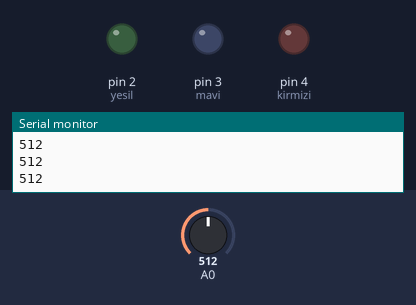
Bench run of a sketch on a simulated Arduino Uno, built with avr-gcc and run on an emulated ATmega328P. Shown: output pins drawn as LEDs (lit = HIGH), the last lines printed to the serial monitor. The test bench sets the inputs (shaded band); at power-on: A0 = 512.

Above: at 1.3 s.
1.4 s: A0 set to 12
2.9 s: A0 set to 9
At 5.7 s:
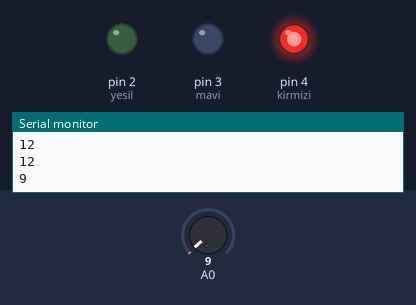
5.9 s: A0 set to 122
At 7.2 s:
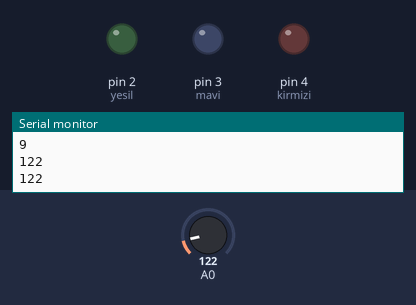
8.0 s: A0 set to 0
At 8.4 s:
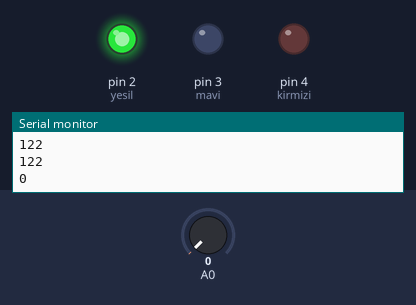
Timing chart, 0 to 12.0 s (numbered marks = the images above; inputs shaded):
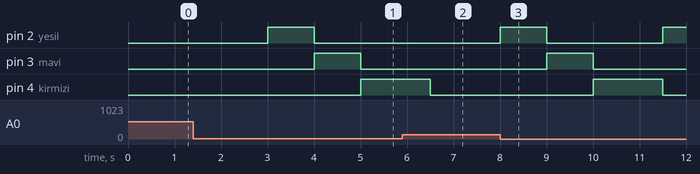

The sketch:

karanl_kta_led_yakma.ino
```cpp
int yesil=2,mavi=3,kirmizi=4;


void setup()
{
 Serial.begin(9600);
  pinMode(yesil,OUTPUT);
  pinMode(mavi,OUTPUT);
  pinMode(kirmizi,OUTPUT);

}

void loop()
{
 int ldr_sensor_deger=analogRead(A0);
 Serial.println(ldr_sensor_deger);
 if (ldr_sensor_deger <= 10)
 {
  digitalWrite(kirmizi,LOW);
  digitalWrite(yesil,HIGH);
  delay(1000);
  digitalWrite(yesil,LOW);
  digitalWrite(mavi,HIGH);
  delay(1000);
  digitalWrite(mavi,LOW);
  digitalWrite(kirmizi,HIGH);
  delay(1000);
 }
 else
 {
  digitalWrite(kirmizi,LOW);
  digitalWrite(yesil,LOW);

  digitalWrite(mavi,LOW);

 }
  delay(500);
}
```

Measured:
- the behaviour switches between 11 and 10 on A0 (found by bisection; images 0 and 1)
- after the input at 2.9 s, pin 2 (yesil): LOW → HIGH after 0.10 s, → LOW 1.0 s later; pin 3 (mavi): LOW → HIGH after 1.1 s, → LOW 1.0 s later; pin 4 (kirmizi): LOW → HIGH after 2.1 s
- after the input at 5.9 s, pin 2 (yesil): stays LOW (without the input it goes to HIGH after 0.60 s); pin 3 (mavi): stays LOW (without the input it goes to HIGH after 1.6 s)
- after the input at 8.0 s, pin 2 (yesil): LOW → HIGH at once, → LOW 1.0 s later, → HIGH 2.5 s later; pin 3 (mavi): LOW → HIGH after 1.0 s, → LOW 1.0 s later; pin 4 (kirmizi): LOW → HIGH after 2.0 s, → LOW 1.5 s later
